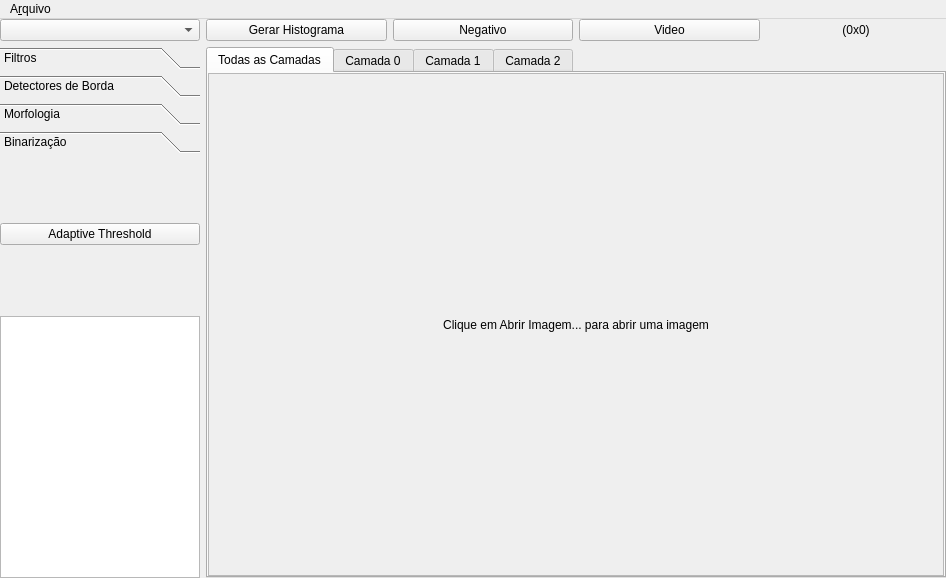
<?xml version="1.0" encoding="UTF-8"?>
<ui version="4.0">
 <class>MainWindow</class>
 <widget class="QMainWindow" name="MainWindow">
  <property name="geometry">
   <rect>
    <x>0</x>
    <y>0</y>
    <width>946</width>
    <height>578</height>
   </rect>
  </property>
  <property name="windowTitle">
   <string>MainWindow</string>
  </property>
  <widget class="QWidget" name="centralwidget">
   <property name="mouseTracking">
    <bool>true</bool>
   </property>
   <layout class="QGridLayout" name="gridLayout_14">
    <property name="leftMargin">
     <number>0</number>
    </property>
    <property name="topMargin">
     <number>0</number>
    </property>
    <property name="rightMargin">
     <number>0</number>
    </property>
    <property name="bottomMargin">
     <number>0</number>
    </property>
    <item row="0" column="0">
     <layout class="QGridLayout" name="gridLayout">
      <item row="1" column="1" rowspan="2" colspan="4">
       <widget class="QTabWidget" name="tabWidget">
        <property name="currentIndex">
         <number>0</number>
        </property>
        <property name="documentMode">
         <bool>false</bool>
        </property>
        <widget class="QWidget" name="tab">
         <property name="sizePolicy">
          <sizepolicy hsizetype="MinimumExpanding" vsizetype="MinimumExpanding">
           <horstretch>0</horstretch>
           <verstretch>0</verstretch>
          </sizepolicy>
         </property>
         <attribute name="title">
          <string>Todas as Camadas</string>
         </attribute>
         <layout class="QGridLayout" name="gridLayout_4">
          <property name="leftMargin">
           <number>0</number>
          </property>
          <property name="topMargin">
           <number>0</number>
          </property>
          <property name="rightMargin">
           <number>0</number>
          </property>
          <property name="bottomMargin">
           <number>0</number>
          </property>
          <item row="1" column="0">
           <widget class="QScrollArea" name="scrollArea">
            <property name="widgetResizable">
             <bool>true</bool>
            </property>
            <widget class="QWidget" name="scrollAreaWidgetContents_2">
             <property name="geometry">
              <rect>
               <x>0</x>
               <y>0</y>
               <width>718</width>
               <height>484</height>
              </rect>
             </property>
             <layout class="QGridLayout" name="gridLayout_2">
              <item row="0" column="0">
               <widget class="QLabel" name="lblImg">
                <property name="sizePolicy">
                 <sizepolicy hsizetype="Expanding" vsizetype="Expanding">
                  <horstretch>0</horstretch>
                  <verstretch>0</verstretch>
                 </sizepolicy>
                </property>
                <property name="text">
                 <string>Clique em Abrir Imagem... para abrir uma imagem</string>
                </property>
                <property name="alignment">
                 <set>Qt::AlignCenter</set>
                </property>
               </widget>
              </item>
             </layout>
            </widget>
           </widget>
          </item>
         </layout>
        </widget>
        <widget class="QWidget" name="tab_2">
         <attribute name="title">
          <string>Camada 0</string>
         </attribute>
         <layout class="QGridLayout" name="gridLayout_3">
          <property name="leftMargin">
           <number>0</number>
          </property>
          <property name="topMargin">
           <number>0</number>
          </property>
          <property name="rightMargin">
           <number>0</number>
          </property>
          <property name="bottomMargin">
           <number>0</number>
          </property>
          <item row="0" column="0">
           <widget class="QScrollArea" name="scrollArea_2">
            <property name="widgetResizable">
             <bool>true</bool>
            </property>
            <widget class="QWidget" name="scrollAreaWidgetContents_3">
             <property name="geometry">
              <rect>
               <x>0</x>
               <y>0</y>
               <width>718</width>
               <height>484</height>
              </rect>
             </property>
             <layout class="QGridLayout" name="gridLayout_11">
              <item row="0" column="0">
               <widget class="QLabel" name="lblImgLayer0">
                <property name="sizePolicy">
                 <sizepolicy hsizetype="Expanding" vsizetype="Expanding">
                  <horstretch>0</horstretch>
                  <verstretch>0</verstretch>
                 </sizepolicy>
                </property>
                <property name="text">
                 <string>Clique em Abrir Imagem... para abrir uma imagem</string>
                </property>
                <property name="alignment">
                 <set>Qt::AlignCenter</set>
                </property>
               </widget>
              </item>
             </layout>
            </widget>
           </widget>
          </item>
         </layout>
        </widget>
        <widget class="QWidget" name="tab_3">
         <attribute name="title">
          <string>Camada 1</string>
         </attribute>
         <layout class="QGridLayout" name="gridLayout_5">
          <property name="leftMargin">
           <number>0</number>
          </property>
          <property name="topMargin">
           <number>0</number>
          </property>
          <property name="rightMargin">
           <number>0</number>
          </property>
          <property name="bottomMargin">
           <number>0</number>
          </property>
          <item row="0" column="0">
           <widget class="QScrollArea" name="scrollArea_3">
            <property name="widgetResizable">
             <bool>true</bool>
            </property>
            <widget class="QWidget" name="scrollAreaWidgetContents_4">
             <property name="geometry">
              <rect>
               <x>0</x>
               <y>0</y>
               <width>718</width>
               <height>484</height>
              </rect>
             </property>
             <layout class="QGridLayout" name="gridLayout_12">
              <item row="0" column="0">
               <widget class="QLabel" name="lblImgLayer1">
                <property name="sizePolicy">
                 <sizepolicy hsizetype="Expanding" vsizetype="Expanding">
                  <horstretch>0</horstretch>
                  <verstretch>0</verstretch>
                 </sizepolicy>
                </property>
                <property name="text">
                 <string>Clique em Abrir Imagem... para abrir uma imagem</string>
                </property>
                <property name="alignment">
                 <set>Qt::AlignCenter</set>
                </property>
               </widget>
              </item>
             </layout>
            </widget>
           </widget>
          </item>
         </layout>
        </widget>
        <widget class="QWidget" name="tab_4">
         <attribute name="title">
          <string>Camada 2</string>
         </attribute>
         <layout class="QGridLayout" name="gridLayout_6">
          <property name="leftMargin">
           <number>0</number>
          </property>
          <property name="topMargin">
           <number>0</number>
          </property>
          <property name="rightMargin">
           <number>0</number>
          </property>
          <property name="bottomMargin">
           <number>0</number>
          </property>
          <item row="0" column="0">
           <widget class="QScrollArea" name="scrollArea_4">
            <property name="widgetResizable">
             <bool>true</bool>
            </property>
            <widget class="QWidget" name="scrollAreaWidgetContents_5">
             <property name="geometry">
              <rect>
               <x>0</x>
               <y>0</y>
               <width>718</width>
               <height>484</height>
              </rect>
             </property>
             <layout class="QGridLayout" name="gridLayout_13">
              <item row="0" column="0">
               <widget class="QLabel" name="lblImgLayer2">
                <property name="sizePolicy">
                 <sizepolicy hsizetype="Expanding" vsizetype="Expanding">
                  <horstretch>0</horstretch>
                  <verstretch>0</verstretch>
                 </sizepolicy>
                </property>
                <property name="text">
                 <string>Clique em Abrir Imagem... para abrir uma imagem</string>
                </property>
                <property name="alignment">
                 <set>Qt::AlignCenter</set>
                </property>
               </widget>
              </item>
             </layout>
            </widget>
           </widget>
          </item>
         </layout>
        </widget>
       </widget>
      </item>
      <item row="0" column="1">
       <widget class="QPushButton" name="btnHist">
        <property name="text">
         <string>Gerar Histograma</string>
        </property>
       </widget>
      </item>
      <item row="0" column="0">
       <widget class="QComboBox" name="comboBox_2"/>
      </item>
      <item row="0" column="2">
       <widget class="QPushButton" name="btnNegativo">
        <property name="text">
         <string>Negativo</string>
        </property>
       </widget>
      </item>
      <item row="1" column="0">
       <widget class="QToolBox" name="toolBox">
        <property name="maximumSize">
         <size>
          <width>200</width>
          <height>16777215</height>
         </size>
        </property>
        <property name="layoutDirection">
         <enum>Qt::LeftToRight</enum>
        </property>
        <property name="autoFillBackground">
         <bool>false</bool>
        </property>
        <property name="currentIndex">
         <number>3</number>
        </property>
        <widget class="QWidget" name="filters">
         <property name="geometry">
          <rect>
           <x>0</x>
           <y>0</y>
           <width>200</width>
           <height>124</height>
          </rect>
         </property>
         <attribute name="label">
          <string>Filtros</string>
         </attribute>
         <layout class="QGridLayout" name="gridLayout_15">
          <property name="leftMargin">
           <number>0</number>
          </property>
          <property name="topMargin">
           <number>0</number>
          </property>
          <property name="rightMargin">
           <number>0</number>
          </property>
          <property name="bottomMargin">
           <number>0</number>
          </property>
          <item row="0" column="0">
           <widget class="QPushButton" name="btnEffBlur">
            <property name="text">
             <string>Blur</string>
            </property>
           </widget>
          </item>
          <item row="1" column="0">
           <widget class="QPushButton" name="btnEffGaussBlur">
            <property name="text">
             <string>Gaussian Blur</string>
            </property>
           </widget>
          </item>
          <item row="2" column="0">
           <widget class="QPushButton" name="btnEffMedBlur">
            <property name="text">
             <string>Median Blur</string>
            </property>
           </widget>
          </item>
         </layout>
        </widget>
        <widget class="QWidget" name="page">
         <property name="geometry">
          <rect>
           <x>0</x>
           <y>0</y>
           <width>200</width>
           <height>114</height>
          </rect>
         </property>
         <attribute name="label">
          <string>Detectores de Borda</string>
         </attribute>
         <layout class="QGridLayout" name="gridLayout_17">
          <property name="leftMargin">
           <number>0</number>
          </property>
          <property name="topMargin">
           <number>0</number>
          </property>
          <property name="rightMargin">
           <number>0</number>
          </property>
          <property name="bottomMargin">
           <number>0</number>
          </property>
          <item row="0" column="0">
           <widget class="QPushButton" name="btnCanny">
            <property name="text">
             <string>Canny</string>
            </property>
           </widget>
          </item>
         </layout>
        </widget>
        <widget class="QWidget" name="page_2">
         <property name="geometry">
          <rect>
           <x>0</x>
           <y>0</y>
           <width>200</width>
           <height>124</height>
          </rect>
         </property>
         <attribute name="label">
          <string>Morfologia</string>
         </attribute>
         <layout class="QGridLayout" name="gridLayout_18">
          <property name="leftMargin">
           <number>0</number>
          </property>
          <property name="topMargin">
           <number>0</number>
          </property>
          <property name="rightMargin">
           <number>0</number>
          </property>
          <property name="bottomMargin">
           <number>0</number>
          </property>
          <item row="0" column="0">
           <widget class="QPushButton" name="btnErode">
            <property name="text">
             <string>Erode</string>
            </property>
           </widget>
          </item>
          <item row="1" column="0">
           <widget class="QPushButton" name="btnDilate">
            <property name="text">
             <string>Dilate</string>
            </property>
           </widget>
          </item>
          <item row="2" column="0">
           <widget class="QPushButton" name="btnInRange">
            <property name="text">
             <string>In Range</string>
            </property>
           </widget>
          </item>
         </layout>
        </widget>
        <widget class="QWidget" name="page_3">
         <property name="geometry">
          <rect>
           <x>0</x>
           <y>0</y>
           <width>200</width>
           <height>114</height>
          </rect>
         </property>
         <attribute name="label">
          <string>Binarização</string>
         </attribute>
         <layout class="QGridLayout" name="gridLayout_20">
          <property name="leftMargin">
           <number>0</number>
          </property>
          <property name="topMargin">
           <number>0</number>
          </property>
          <property name="rightMargin">
           <number>0</number>
          </property>
          <property name="bottomMargin">
           <number>0</number>
          </property>
          <item row="0" column="0">
           <widget class="QPushButton" name="btnAdaptThresh">
            <property name="text">
             <string>Adaptive Threshold</string>
            </property>
           </widget>
          </item>
         </layout>
        </widget>
       </widget>
      </item>
      <item row="0" column="4">
       <widget class="QLabel" name="lblPos">
        <property name="text">
         <string>(0x0)</string>
        </property>
        <property name="alignment">
         <set>Qt::AlignCenter</set>
        </property>
       </widget>
      </item>
      <item row="0" column="3">
       <widget class="QPushButton" name="btnVideo">
        <property name="text">
         <string>Video</string>
        </property>
       </widget>
      </item>
      <item row="2" column="0">
       <widget class="QListView" name="listEffects">
        <property name="maximumSize">
         <size>
          <width>200</width>
          <height>9999999</height>
         </size>
        </property>
        <property name="layoutDirection">
         <enum>Qt::LeftToRight</enum>
        </property>
       </widget>
      </item>
     </layout>
    </item>
   </layout>
  </widget>
  <widget class="QMenuBar" name="menuBar">
   <property name="geometry">
    <rect>
     <x>0</x>
     <y>0</y>
     <width>946</width>
     <height>22</height>
    </rect>
   </property>
   <widget class="QMenu" name="menuArquivo">
    <property name="title">
     <string>A&amp;rquivo</string>
    </property>
    <addaction name="actionAbrir"/>
    <addaction name="actionSalvar"/>
   </widget>
   <addaction name="menuArquivo"/>
  </widget>
  <action name="actionAbrir">
   <property name="text">
    <string>&amp;Abrir Imagem</string>
   </property>
  </action>
  <action name="actionSalvar">
   <property name="text">
    <string>&amp;Salvar Imagem</string>
   </property>
  </action>
 </widget>
 <resources/>
 <connections/>
</ui>
